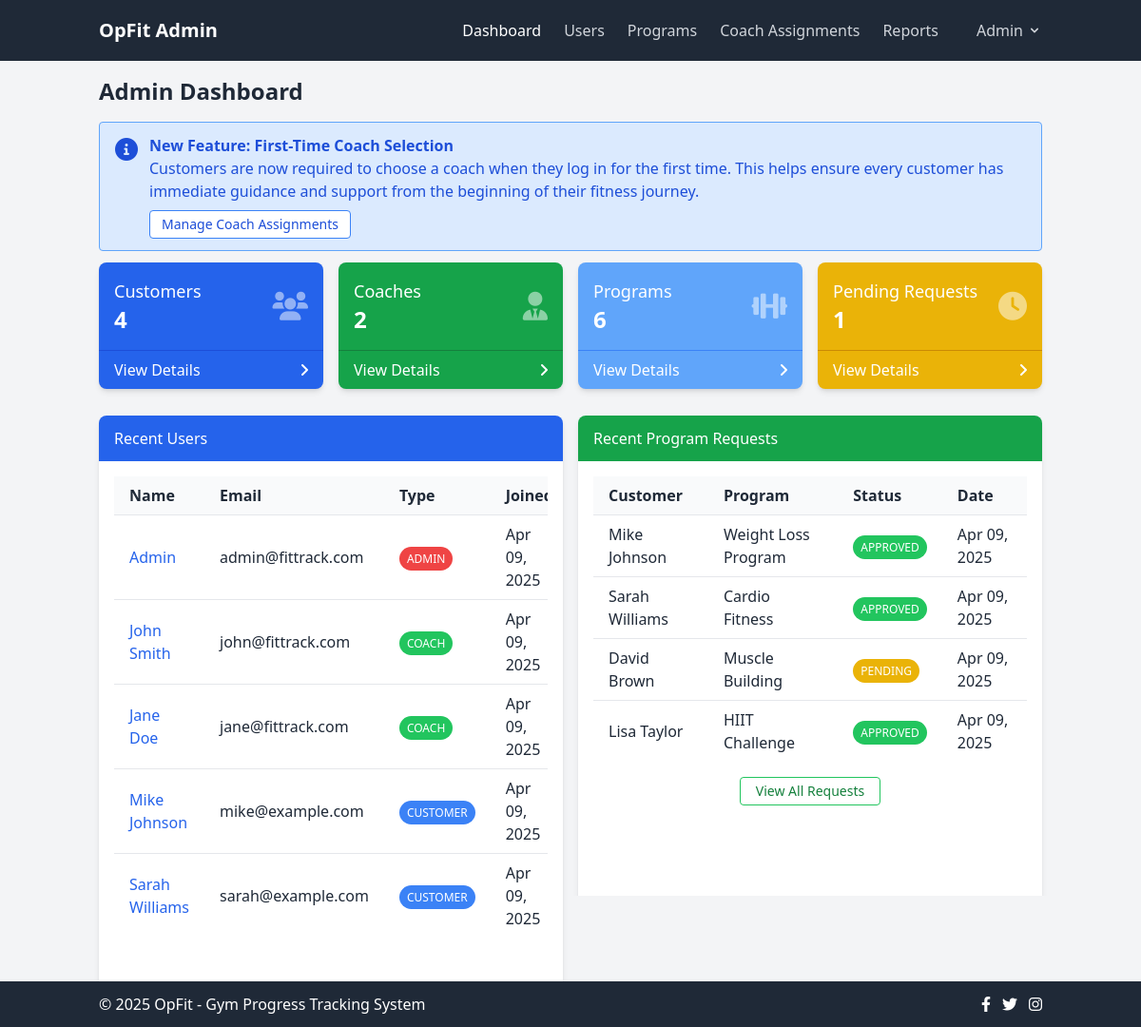
Page /admin/dashboard.php (signed in) on the committed database.
### tables this page shows
CREATE TABLE IF NOT EXISTS users (
    id INT AUTO_INCREMENT PRIMARY KEY,
    name VARCHAR(100) NOT NULL,
    email VARCHAR(100) NOT NULL UNIQUE,
    password VARCHAR(255) NOT NULL,
    user_type ENUM('customer', 'coach', 'admin') NOT NULL,
    created_at TIMESTAMP DEFAULT CURRENT_TIMESTAMP,
    updated_at TIMESTAMP DEFAULT CURRENT_TIMESTAMP ON UPDATE CURRENT_TIMESTAMP
);

CREATE TABLE IF NOT EXISTS customer_programs (
    id INT AUTO_INCREMENT PRIMARY KEY,
    customer_id INT NOT NULL,
    program_id INT NOT NULL,
    status ENUM('pending', 'approved', 'rejected', 'completed') DEFAULT 'pending',
    created_at TIMESTAMP DEFAULT CURRENT_TIMESTAMP,
    updated_at TIMESTAMP DEFAULT CURRENT_TIMESTAMP ON UPDATE CURRENT_TIMESTAMP,
    FOREIGN KEY (customer_id) REFERENCES users(id) ON DELETE CASCADE,
    FOREIGN KEY (program_id) REFERENCES programs(id) ON DELETE CASCADE
);

CREATE TABLE IF NOT EXISTS programs (
    id INT AUTO_INCREMENT PRIMARY KEY,
    name VARCHAR(100) NOT NULL,
    description TEXT,
    difficulty ENUM('beginner', 'intermediate', 'advanced') NOT NULL,
    duration INT NOT NULL COMMENT 'Duration in weeks',
    created_at TIMESTAMP DEFAULT CURRENT_TIMESTAMP,
    updated_at TIMESTAMP DEFAULT CURRENT_TIMESTAMP ON UPDATE CURRENT_TIMESTAMP
);

### admin/dashboard.php (the view, shortened to what the rows shown need)
<?php
include_once '../includes/db_connect.php';
include_once '../includes/functions.php';
$dashboard_data = [
    'customers' => 0,
    'coaches' => 0,
    'programs' => 0,
    'pending' => 0,
    'recent_users' => [],
    'recent_requests' => []
];
mysqli_autocommit($conn, false);
try {
    $count_queries = [
        "SELECT COUNT(*) as count FROM users WHERE user_type = ?",
        "SELECT COUNT(*) as count FROM programs",
        "SELECT COUNT(*) as count FROM customer_programs WHERE status = ?"
    ];
    $stmt = mysqli_prepare($conn, $count_queries[0]);
    mysqli_stmt_bind_param($stmt, "s", $user_type);
    mysqli_stmt_execute($stmt);
    $result = mysqli_stmt_get_result($stmt);
    $dashboard_data['customers'] = mysqli_fetch_assoc($result)['count'];
    mysqli_stmt_execute($stmt);
    $result = mysqli_stmt_get_result($stmt);
    $dashboard_data['coaches'] = mysqli_fetch_assoc($result)['count'];
    $stmt = mysqli_prepare($conn, $count_queries[1]);
    mysqli_stmt_execute($stmt);
    $result = mysqli_stmt_get_result($stmt);
    $dashboard_data['programs'] = mysqli_fetch_assoc($result)['count'];
    $stmt = mysqli_prepare($conn, $count_queries[2]);
    mysqli_stmt_bind_param($stmt, "s", $status);
    mysqli_stmt_execute($stmt);
    $result = mysqli_stmt_get_result($stmt);
    $dashboard_data['pending'] = mysqli_fetch_assoc($result)['count'];
    $query_recent_users = "SELECT * FROM users ORDER BY created_at DESC LIMIT 5";
    $stmt = mysqli_prepare($conn, $query_recent_users);
    mysqli_stmt_execute($stmt);
    $result_recent_users = mysqli_stmt_get_result($stmt);
    while ($row = mysqli_fetch_assoc($result_recent_users)) {
        $dashboard_data['recent_users'][] = $row;
    }
    $query_recent_requests = "SELECT cp.*, u.name as customer_name, p.name as program_name
                          FROM customer_programs cp
                          JOIN users u ON cp.customer_id = u.id
                          JOIN programs p ON cp.program_id = p.id
                          ORDER BY cp.created_at DESC LIMIT 5";
    $stmt = mysqli_prepare($conn, $query_recent_requests);
    mysqli_stmt_execute($stmt);
    $result_recent_requests = mysqli_stmt_get_result($stmt);
    while ($row = mysqli_fetch_assoc($result_recent_requests)) {
        $dashboard_data['recent_requests'][] = $row;
    }
    mysqli_commit($conn);
} catch (Exception $e) {
    mysqli_rollback($conn);
    error_log("Error in admin dashboard: " . $e->getMessage());
}
$customer_count = $dashboard_data['customers'];
$coach_count = $dashboard_data['coaches'];
$program_count = $dashboard_data['programs'];
$pending_count = $dashboard_data['pending'];
$recent_users = $dashboard_data['recent_users'];
$recent_requests = $dashboard_data['recent_requests'];
?>
<!DOCTYPE html>
<html lang="en">
<head>
    <link rel="stylesheet" href="../css/style.css">
    <script src="https://cdn.tailwindcss.com"></script>
    <link rel="stylesheet" href="https://cdnjs.cloudflare.com/ajax/libs/font-awesome/6.0.0-beta3/css/all.min.css">
</head>
<body class="bg-gray-100 text-gray-800">
    <div class="container mx-auto px-4 py-4">
        <div class="flex flex-wrap -mx-2">
            <div class="w-full px-2">
                <h1 class="text-2xl font-bold mb-4">Admin Dashboard</h1>
            </div>
        </div>
        <div class="flex flex-wrap -mx-2 mb-4">
            <div class="w-full md:w-1/4 px-2 mb-3">
                <a href="users.php?type=customer" class="block">
                    <div class="bg-blue-600 text-white rounded-lg shadow-md h-full transition-transform hover:translate-y-[-5px] hover:shadow-lg">
                        <div class="p-4">
                            <div class="flex justify-between items-center">
                                <div>
                                    <h2 class="text-2xl font-bold mb-0"><?php echo htmlspecialchars($customer_count); ?></h2>
                                </div>
                            </div>
                        </div>
                    </div>
                </a>
            </div>
            <div class="w-full md:w-1/4 px-2 mb-3">
                <a href="users.php?type=coach" class="block">
                    <div class="bg-green-600 text-white rounded-lg shadow-md h-full transition-transform hover:translate-y-[-5px] hover:shadow-lg">
                        <div class="p-4">
                            <div class="flex justify-between items-center">
                                <div>
                                    <h2 class="text-2xl font-bold mb-0"><?php echo htmlspecialchars($coach_count); ?></h2>
                                </div>
                            </div>
                        </div>
                    </div>
                </a>
            </div>
            <div class="w-full md:w-1/4 px-2 mb-3">
                <a href="programs.php" class="block">
                    <div class="bg-blue-400 text-white rounded-lg shadow-md h-full transition-transform hover:translate-y-[-5px] hover:shadow-lg">
                        <div class="p-4">
                            <div class="flex justify-between items-center">
                                <div>
                                    <h2 class="text-2xl font-bold mb-0"><?php echo htmlspecialchars($program_count); ?></h2>
                                </div>
                            </div>
                        </div>
                    </div>
                </a>
            </div>
            <div class="w-full md:w-1/4 px-2 mb-3">
                <a href="requests.php?status=pending" class="block">
                    <div class="bg-yellow-500 text-white rounded-lg shadow-md h-full transition-transform hover:translate-y-[-5px] hover:shadow-lg">
                        <div class="p-4">
                            <div class="flex justify-between items-center">
                                <div>
                                    <h2 class="text-2xl font-bold mb-0"><?php echo htmlspecialchars($pending_count); ?></h2>
                                </div>
                            </div>
                        </div>
                    </div>
                </a>
            </div>
        </div>
        <div class="flex flex-wrap -mx-2">
            <div class="w-full md:w-1/2 px-2 mb-4">
                <div class="bg-white rounded-lg shadow-md h-full">
                    <div class="p-4">
                        <div class="overflow-x-auto">
                            <table class="w-full">
                                <thead>
                                    <tr class="bg-gray-50">
                                        <th class="px-4 py-2 text-left">Name</th>
                                        <th class="px-4 py-2 text-left">Email</th>
                                        <th class="px-4 py-2 text-left">Type</th>
                                        <th class="px-4 py-2 text-left">Joined</th>
                                    </tr>
                                </thead>
                                <tbody>
                                    <?php foreach ($recent_users as $user): ?>
                                        <tr class="hover:bg-gray-50">
                                            <td class="px-4 py-2 border-t">
                                                <a href="user_details.php?id=<?php echo htmlspecialchars($user['id']); ?>" class="text-blue-600 hover:text-blue-800"><?php echo htmlspecialchars($user['name']); ?></a>
                                            </td>
                                            <td class="px-4 py-2 border-t"><?php echo htmlspecialchars($user['email']); ?></td>
                                            <td class="px-4 py-2 border-t">
                                                <?php
                                                $badge_class = 'bg-blue-500';
                                                if ($user['user_type'] == 'coach') $badge_class = 'bg-green-500';
                                                elseif ($user['user_type'] == 'admin') $badge_class = 'bg-red-500';
                                                ?>
                                                <span class="<?php echo $badge_class; ?> text-white text-xs px-2 py-1 rounded-full uppercase">
                                                    <?php echo ucfirst(htmlspecialchars($user['user_type'])); ?>
                                                </span>
                                            </td>
                                            <td class="px-4 py-2 border-t"><?php echo date('M d, Y', strtotime($user['created_at'])); ?></td>
                                        </tr>
                                    <?php endforeach; ?>
                                </tbody>
                            </table>
                        </div>
                    </div>
                </div>
            </div>
            <div class="w-full md:w-1/2 px-2 mb-4">
                <div class="bg-white rounded-lg shadow-md h-full">
                    <div class="p-4">
                        <div class="overflow-x-auto">
                            <table class="w-full">
                                <thead>
                                    <tr class="bg-gray-50">
                                        <th class="px-4 py-2 text-left">Customer</th>
                                        <th class="px-4 py-2 text-left">Program</th>
                                        <th class="px-4 py-2 text-left">Status</th>
                                        <th class="px-4 py-2 text-left">Date</th>
                                    </tr>
                                </thead>
                                <tbody>
                                    <?php foreach ($recent_requests as $request): ?>
                                        <tr class="hover:bg-gray-50">
                                            <td class="px-4 py-2 border-t"><?php echo htmlspecialchars($request['customer_name']); ?></td>
                                            <td class="px-4 py-2 border-t"><?php echo htmlspecialchars($request['program_name']); ?></td>
                                            <td class="px-4 py-2 border-t">
                                                <?php
                                                $badge_class = 'bg-yellow-500';
                                                if ($request['status'] == 'approved') $badge_class = 'bg-green-500';
                                                elseif ($request['status'] == 'rejected') $badge_class = 'bg-red-500';
                                                elseif ($request['status'] == 'completed') $badge_class = 'bg-blue-500';
                                                ?>
                                                <span class="<?php echo $badge_class; ?> text-white text-xs px-2 py-1 rounded-full uppercase">
                                                    <?php echo ucfirst(htmlspecialchars($request['status'])); ?>
                                                </span>
                                            </td>
                                            <td class="px-4 py-2 border-t"><?php echo date('M d, Y', strtotime($request['created_at'])); ?></td>
                                        </tr>
                                    <?php endforeach; ?>
                                </tbody>
                            </table>
                        </div>
                    </div>
                </div>
            </div>
        </div>
    </div>
    <script src="../js/tailwind-utilities.js"></script>
</body>
</html>

### rows in the picture
users: name "Admin", email "admin@fittrack.com", user_type "ADMIN", created_at "Apr 09, 2025"
users: name "John Smith", email "john@fittrack.com", user_type "COACH", created_at "Apr 09, 2025"
users: name "Jane Doe", email "jane@fittrack.com", user_type "COACH", created_at "Apr 09, 2025"
users: name "Mike Johnson", email "mike@example.com", user_type "CUSTOMER", created_at "Apr 09, 2025"
users: name "Sarah Williams", email "sarah@example.com", user_type "CUSTOMER", created_at "Apr 09, 2025"
customer_programs: customer.name "Mike Johnson", program.name "Weight Loss Program", status "APPROVED", created_at "Apr 09, 2025"
customer_programs: customer.name "Sarah Williams", program.name "Cardio Fitness", status "APPROVED", created_at "Apr 09, 2025"
customer_programs: customer.name "David Brown", program.name "Muscle Building", status "PENDING", created_at "Apr 09, 2025"
customer_programs: customer.name "Lisa Taylor", program.name "HIIT Challenge", status "APPROVED", created_at "Apr 09, 2025"

### other values in the picture
$user_name "Admin"
$customer_count "4"
$coach_count "2"
$program_count "6"
$pending_count "1"
